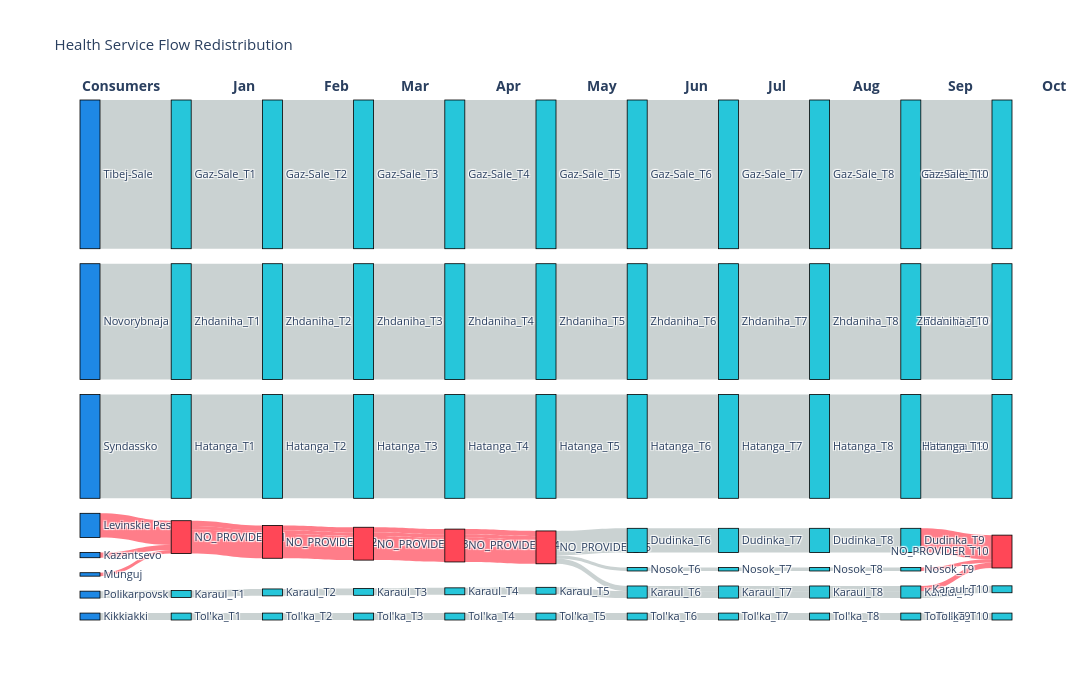

Write notebook code for a chart like this one.
### Markdown cell above
## 4. Sankey chart

### Code cell
# for service in service_list:
for service in [FLP_SERVICE]:
    month_start = 0
    end_month = 10
    graphs = all_results[SETTL_NAME][service]["stats"].graphs[month_start:end_month]
    _ = create_clean_sankey(graphs, service_name=service, month_start=month_start)

### Figure 1 — Plotly figure (JSON) as saved in the notebook; plotly's stock layout.template omitted (floating-point values rounded to 4 significant figures)
{"data": [{"link": {"color": ["rgba(149, 165, 166, 0.5)", "rgba(149, 165, 166, 0.5)", "rgba(149, 165, 166, 0.5)", "rgba(149, 165, 166, 0.5)", "rgba(149, 165, 166, 0.5)", "rgba(255, 71, 87, 0.7)", "rgba(255, 71, 87, 0.7)", "rgba(255, 71, 87, 0.7)", "rgba(149, 165, 166, 0.5)", "rgba(255, 71, 87, 0.7)", "rgba(255, 71, 87, 0.7)", "rgba(149, 165, 166, 0.5)", "rgba(255, 71, 87, 0.7)", "rgba(149, 165, 166, 0.5)", "rgba(149, 165, 166, 0.5)", "rgba(149, 165, 166, 0.5)", "rgba(149, 165, 166, 0.5)", "rgba(255, 71, 87, 0.7)", "rgba(255, 71, 87, 0.7)", "rgba(149, 165, 166, 0.5)", "rgba(255, 71, 87, 0.7)", "rgba(149, 165, 166, 0.5)", "rgba(149, 165, 166, 0.5)", "rgba(149, 165, 166, 0.5)", "rgba(149, 165, 166, 0.5)", "rgba(255, 71, 87, 0.7)", "rgba(255, 71, 87, 0.7)", "rgba(149, 165, 166, 0.5)", "rgba(255, 71, 87, 0.7)", "rgba(149, 165, 166, 0.5)", "rgba(149, 165, 166, 0.5)", "rgba(149, 165, 166, 0.5)", "rgba(149, 165, 166, 0.5)", "rgba(255, 71, 87, 0.7)", "rgba(255, 71, 87, 0.7)", "rgba(149, 165, 166, 0.5)", "rgba(255, 71, 87, 0.7)", "rgba(149, 165, 166, 0.5)", "rgba(149, 165, 166, 0.5)", "rgba(149, 165, 166, 0.5)", "rgba(149, 165, 166, 0.5)", "rgba(149, 165, 166, 0.5)", "rgba(149, 165, 166, 0.5)", "rgba(149, 165, 166, 0.5)", "rgba(149, 165, 166, 0.5)", "rgba(149, 165, 166, 0.5)", "rgba(149, 165, 166, 0.5)", "rgba(149, 165, 166, 0.5)", "rgba(149, 165, 166, 0.5)", "rgba(149, 165, 166, 0.5)", "rgba(149, 165, 166, 0.5)", "rgba(149, 165, 166, 0.5)", "rgba(149, 165, 166, 0.5)", "rgba(149, 165, 166, 0.5)", "rgba(149, 165, 166, 0.5)", "rgba(149, 165, 166, 0.5)", "rgba(149, 165, 166, 0.5)", "rgba(149, 165, 166, 0.5)", "rgba(149, 165, 166, 0.5)", "rgba(149, 165, 166, 0.5)", "rgba(149, 165, 166, 0.5)", "rgba(149, 165, 166, 0.5)", "rgba(149, 165, 166, 0.5)", "rgba(149, 165, 166, 0.5)", "rgba(149, 165, 166, 0.5)", "rgba(149, 165, 166, 0.5)", "rgba(149, 165, 166, 0.5)", "rgba(149, 165, 166, 0.5)", "rgba(149, 165, 166, 0.5)", "rgba(149, 165, 166, 0.5)", "rgba(149, 165, 166, 0.5)", "rgba(149, 165, 166, 0.5)", "rgba(149, 165, 166, 0.5)", "rgba(255, 71, 87, 0.7)", "rgba(255, 71, 87, 0.7)", "rgba(149, 165, 166, 0.5)", "rgba(255, 71, 87, 0.7)", "rgba(149, 165, 166, 0.5)", "rgba(149, 165, 166, 0.5)", "rgba(149, 165, 166, 0.5)"], "source": [0, 4, 1, 5, 2, 6, 7, 3, 8, 11, 11, 12, 11, 9, 13, 10, 14, 17, 17, 18, 17, 15, 19, 16, 20, 23, 23, 24, 23, 21, 25, 22, 26, 29, 29, 30, 29, 27, 31, 28, 32, 35, 35, 36, 35, 33, 37, 34, 38, 42, 44, 42, 41, 39, 43, 40, 45, 49, 51, 49, 48, 46, 50, 47, 52, 56, 58, 56, 55, 53, 57, 54, 59, 63, 65, 63, 62, 60, 64, 61], "target": [8, 12, 9, 13, 10, 11, 11, 11, 14, 17, 17, 18, 17, 15, 19, 16, 20, 23, 23, 24, 23, 21, 25, 22, 26, 29, 29, 30, 29, 27, 31, 28, 32, 35, 35, 36, 35, 33, 37, 34, 38, 42, 44, 42, 41, 39, 43, 40, 45, 49, 51, 49, 48, 46, 50, 47, 52, 56, 58, 56, 55, 53, 57, 54, 59, 63, 65, 63, 62, 60, 64, 61, 66, 69, 69, 70, 69, 67, 71, 68], "value": [86, 4, 67, 4, 60, 3, 2, 14, 86, 3, 2, 4, 14, 67, 4, 60, 86, 3, 2, 4, 14, 67, 4, 60, 86, 3, 2, 4, 14, 67, 4, 60, 86, 3, 2, 4, 14, 67, 4, 60, 86, 3, 2, 4, 14, 67, 4, 60, 86, 3, 2, 4, 14, 67, 4, 60, 86, 3, 2, 4, 14, 67, 4, 60, 86, 3, 2, 4, 14, 67, 4, 60, 86, 3, 2, 4, 14, 67, 4, 60]}, "node": {"color": ["#1E88E5", "#1E88E5", "#1E88E5", "#1E88E5", "#1E88E5", "#1E88E5", "#1E88E5", "#1E88E5", "#26C6DA", "#26C6DA", "#26C6DA", "#FF4757", "#26C6DA", "#26C6DA", "#26C6DA", "#26C6DA", "#26C6DA", "#FF4757", "#26C6DA", "#26C6DA", "#26C6DA", "#26C6DA", "#26C6DA", "#FF4757", "#26C6DA", "#26C6DA", "#26C6DA", "#26C6DA", "#26C6DA", "#FF4757", "#26C6DA", "#26C6DA", "#26C6DA", "#26C6DA", "#26C6DA", "#FF4757", "#26C6DA", "#26C6DA", "#26C6DA", "#26C6DA", "#26C6DA", "#26C6DA", "#26C6DA", "#26C6DA", "#26C6DA", "#26C6DA", "#26C6DA", "#26C6DA", "#26C6DA", "#26C6DA", "#26C6DA", "#26C6DA", "#26C6DA", "#26C6DA", "#26C6DA", "#26C6DA", "#26C6DA", "#26C6DA", "#26C6DA", "#26C6DA", "#26C6DA", "#26C6DA", "#26C6DA", "#26C6DA", "#26C6DA", "#26C6DA", "#26C6DA", "#26C6DA", "#26C6DA", "#FF4757", "#26C6DA", "#26C6DA"], "label": ["Tibej-Sale", "Novorybnaja", "Syndassko", "Levinskie Peski", "Polikarpovsk", "Kikkiakki", "Kazantsevo", "Munguj", "Gaz-Sale_T1", "Zhdaniha_T1", "Hatanga_T1", "NO_PROVIDER_T1", "Karaul_T1", "Tol'ka_T1", "Gaz-Sale_T2", "Zhdaniha_T2", "Hatanga_T2", "NO_PROVIDER_T2", "Karaul_T2", "Tol'ka_T2", "Gaz-Sale_T3", "Zhdaniha_T3", "Hatanga_T3", "NO_PROVIDER_T3", "Karaul_T3", "Tol'ka_T3", "Gaz-Sale_T4", "Zhdaniha_T4", "Hatanga_T4", "NO_PROVIDER_T4", "Karaul_T4", "Tol'ka_T4", "Gaz-Sale_T5", "Zhdaniha_T5", "Hatanga_T5", "NO_PROVIDER_T5", "Karaul_T5", "Tol'ka_T5", "Gaz-Sale_T6", "Zhdaniha_T6", "Hatanga_T6", "Dudinka_T6", "Karaul_T6", "Tol'ka_T6", "Nosok_T6", "Gaz-Sale_T7", "Zhdaniha_T7", "Hatanga_T7", "Dudinka_T7", "Karaul_T7", "Tol'ka_T7", "Nosok_T7", "Gaz-Sale_T8", "Zhdaniha_T8", "Hatanga_T8", "Dudinka_T8", "Karaul_T8", "Tol'ka_T8", "Nosok_T8", "Gaz-Sale_T9", "Zhdaniha_T9", "Hatanga_T9", "Dudinka_T9", "Karaul_T9", "Tol'ka_T9", "Nosok_T9", "Gaz-Sale_T10", "Zhdaniha_T10", "Hatanga_T10", "NO_PROVIDER_T10", "Karaul_T10", "Tol'ka_T10"], "line": {"color": "black", "width": 0.8}, "pad": 15, "thickness": 20}, "type": "sankey"}], "layout": {"annotations": [{"font": {"size": 14}, "showarrow": false, "text": "<b>Consumers</b>", "x": 0, "xref": "paper", "y": 1.05, "yref": "paper"}, {"font": {"size": 14}, "showarrow": false, "text": "<b>Jan</b>", "x": 0.16, "xref": "paper", "y": 1.05, "yref": "paper"}, {"font": {"size": 14}, "showarrow": false, "text": "<b>Feb</b>", "x": 0.26, "xref": "paper", "y": 1.05, "yref": "paper"}, {"font": {"size": 14}, "showarrow": false, "text": "<b>Mar</b>", "x": 0.36, "xref": "paper", "y": 1.05, "yref": "paper"}, {"font": {"size": 14}, "showarrow": false, "text": "<b>Apr</b>", "x": 0.46, "xref": "paper", "y": 1.05, "yref": "paper"}, {"font": {"size": 14}, "showarrow": false, "text": "<b>May</b>", "x": 0.56, "xref": "paper", "y": 1.05, "yref": "paper"}, {"font": {"size": 14}, "showarrow": false, "text": "<b>Jun</b>", "x": 0.66, "xref": "paper", "y": 1.05, "yref": "paper"}, {"font": {"size": 14}, "showarrow": false, "text": "<b>Jul</b>", "x": 0.76, "xref": "paper", "y": 1.05, "yref": "paper"}, {"font": {"size": 14}, "showarrow": false, "text": "<b>Aug</b>", "x": 0.86, "xref": "paper", "y": 1.05, "yref": "paper"}, {"font": {"size": 14}, "showarrow": false, "text": "<b>Sep</b>", "x": 0.96, "xref": "paper", "y": 1.05, "yref": "paper"}, {"font": {"size": 14}, "showarrow": false, "text": "<b>Oct</b>", "x": 1.06, "xref": "paper", "y": 1.05, "yref": "paper"}], "font": {"size": 11}, "height": 700, "title": {"text": "Health Service Flow Redistribution"}, "width": 1400}}
